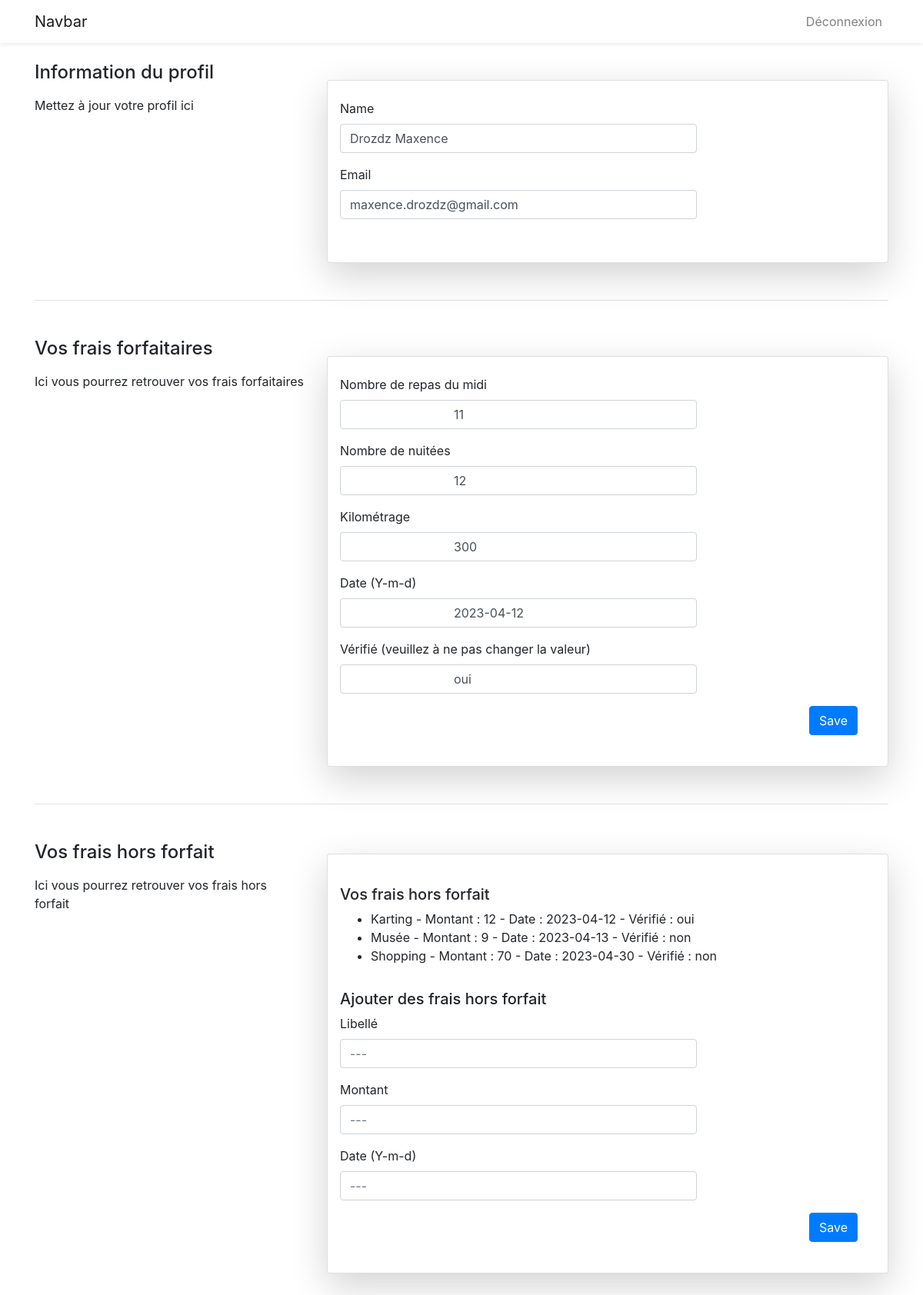
/projet/dist/profilVisiteur.php (signed in), run on the app's committed database.
### tables this page shows
CREATE TABLE `user` (
  `id_user` int(11) NOT NULL,
  `nom` varchar(45) NOT NULL,
  `prenom` varchar(45) NOT NULL,
  `mail` varchar(45) NOT NULL,
  `mdp` varchar(256) NOT NULL,
  `rang` int(45) NOT NULL
);

CREATE TABLE `frais_forfait` (
  `id_frais` int(11) NOT NULL,
  `repas_midi` int(11) NOT NULL DEFAULT 0,
  `nuitee` int(11) NOT NULL DEFAULT 0,
  `km` int(11) NOT NULL DEFAULT 0,
  `date` date DEFAULT NULL,
  `fk_user` int(11) NOT NULL,
  `verification` varchar(11) NOT NULL DEFAULT 'non'
);

CREATE TABLE `frais_hors_forfait` (
  `id_frais2` int(11) NOT NULL,
  `libelle` varchar(45) NOT NULL,
  `montant` int(11) NOT NULL,
  `date_hors_forfait` date NOT NULL,
  `fk_utilisateur` int(11) NOT NULL,
  `verif` varchar(45) NOT NULL DEFAULT 'non'
);

### projet/dist/bdd.php (called while the page is built, shortened)
<?php
function connectBdd() {
    $dsn = 'mysql:dbname=projet_remboursement;host=127.0.0.1';
    $user = 'root';
    $password = '';
    $dbh = new PDO($dsn, $user, $password);
    return $dbh;
}
function getUserByLogin($login) {
    $bdd = connectBdd();
    $req = $bdd->prepare("SELECT *  FROM user where mail = :mail");
    $req->execute(array(  ":mail" => $login ));
    return $req->fetch();
}
function getFraisForfaitById($idUser) {
    $bdd = connectBdd();
    $req = $bdd->prepare("SELECT *  FROM frais_forfait where fk_user = :fk_user");
    $req->execute(array(  ":fk_user" => $idUser ));
    return $req->fetch();
}
function getFraisHorsForfaitById($idUser) {
    $bdd = connectBdd();
    $req = $bdd->prepare("SELECT *  FROM frais_hors_forfait where fk_utilisateur = :fk_user");
    $req->execute(array(  ":fk_user" => $idUser ));
    return $req->fetchAll();
}

### projet/dist/profilVisiteur.php (the view, shortened to what this page needs)
<?php
require_once "bdd.php";
$user = getUserByLogin($_SESSION['mail']);
$fraisForfait = getFraisForfaitById($_SESSION['id_user']);
$fraisHorsForfait = getFraisHorsForfaitById($_SESSION['id_user']);
?>
<head>
      <link rel="stylesheet" href="https://stackpath.bootstrapcdn.com/bootstrap/4.5.2/css/bootstrap.min.css">
   </head>
   <body  style="min-height:90vh;">
      <div id="app">
         <nav class="navbar navbar-expand-md navbar-light bg-white shadow-sm">
            <div class="container">
               <a class="navbar-brand" href="#">
               Navbar
               </a>
               <div class="collapse navbar-collapse" id="navbarSupportedContent">
                  <ul class="navbar-nav ml-auto">
                     <li class="nav-item">
                        <a class="nav-link" href="deco.php">Déconnexion</a>
                     </li>
                  </ul>
               </div>
            </div>
         </nav>
         <main class="py-4">
            <div class="container">
               <div class="row justify-content-center">
                  <div class="col-lg-4">
                     <h4 class="pb-2">
                        Information du profil
                     </h4>
                     <span class="text-justify mb-3" style="padding-top:-3px;">Mettez à jour votre profil ici<br></span>
                  </div>
                  <div class="col-lg-8 text-center pt-2">
                     <div class="card py-4 mb-5 mt-md-3 bg-white rounded " style="box-shadow: 0 1rem 3rem rgba(0, 0, 0, 0.175)">
                        <form method ="POST" action="">
                            <div class="form-group px-3">
                              <label for="displayName" class="col-12 text-left pl-0">Name</label>
                              <input type="text" class="col-md-8 form-control" value ="<?php echo $user['nom']." ".$user['prenom'];?>" >
                              <label for="email" class="pt-3 col-12 text-left pl-0">Email</label>
                              <input type="email" class="col-md-8 form-control"  value="<?php echo $user['mail'];?>">
                            </div>
                        </form>
                     </div>
                  </div>
               </div>
               <div class="border-bottom border-grey"></div>
               <div class="row justify-content-center pt-5">
                  <div class="col-lg-4">
                     <h4 class="pb-2">
                     Vos frais forfaitaires</h4>
                     <span class="text-justify" style="padding-top:-3px;">Ici vous pourrez retrouver vos frais forfaitaires</span>
                  </div>
                  <div class="col-lg-8 text-center pt-2">
                     <div class="card py-4 mb-5 mt-md-3 bg-white rounded" style="box-shadow: 0 1rem 3rem rgba(0, 0, 0, 0.175)">
                        <form method="POST" action="">
                            <div class="form-group px-3">
                              <label for="repasmidi" class="col-12 text-left pl-0">Nombre de repas du midi</label>
                              <input type="input" id= "repasMidi" name="repasMidi" class="col-md-8 form-control" value="
                              <?php echo $fraisForfait['repas_midi']?>">
                              <label for="nuitee" class="pt-3 col-12 text-left pl-0">Nombre de nuitées</label>
                              <input type="input" id= "nuitee" name="nuitee" class="col-md-8 form-control"  value="
                              <?php echo $fraisForfait['nuitee']?>">
                              <label for="km" class="pt-3 col-12 text-left pl-0">Kilométrage</label>
                              <input type="input" id= "km" name="km"class="col-md-8 form-control"  value="
                              <?php echo $fraisForfait['km']?>">
                              <label for="date" class="pt-3 col-12 text-left pl-0">Date (Y-m-d)</label>
                              <input type="input" id= "date" name="date" class="col-md-8 form-control"value="
                              <?php echo $fraisForfait['date'];?>">
                              <label for="verif" class="pt-3 col-12 text-left pl-0">Vérifié (veuillez à ne pas changer la valeur)</label>
                              <input type="input" id= "verif" class="col-md-8 form-control"value="
                              <?php echo $fraisForfait['verification'];?>">
                            </div>
                            <div class="form-group row mb-0 mr-4">
                                <div class="col-md-8 offset-md-4 text-right">
                                    <button type="submit" class="btn btn-primary">Save</button>
                                </div>
                            </div>
                        </form>
                     </div>
                  </div>
               </div>
               <div class="border-bottom border-grey"></div>
               <div class="row justify-content-center pt-5">
                  <div class="col-lg-4">
                     <h4 class="pb-2">
                     Vos frais hors forfait</h4>
                     <span class="text-justify" style="padding-top:-3px;">Ici vous pourrez retrouver vos frais hors forfait</span>
                  </div>
                  <div class="col-lg-8 pt-0">
                     <div class="card py-4 mb-5 mt-md-3 bg-white rounded" style="box-shadow: 0 1rem 3rem rgba(0, 0, 0, 0.175)">
                        <form method="POST" action ="">
                        <div class="form-group px-3">
                           <h5 class="pt-3 col-12 text-left pl-0">Vos frais hors forfait</h5>
                           <ul>
                           <?php
                           foreach ($fraisHorsForfait as $f)
                               echo "<li>".$f['libelle']." - Montant : ".$f['montant']." - Date : ".$f['date_hors_forfait']." - Vérifié : ".$f['verif']."
                               </li>";
                              ?>
                           </ul>
                           <h5 class="pt-3 col-12 text-left pl-0">Ajouter des frais hors forfait</h5>
                           <label for="repasmidi" class="col-12 text-left pl-0">Libellé</label>
                              <input type="input" id= "libelle" name="libelle" class="col-md-8 form-control" placeholder="---">
                              <label for="nuitee" class="pt-3 col-12 text-left pl-0">Montant</label>
                              <input type="input" id= "montant" name="montant" class="col-md-8 form-control" placeholder="---">
                              <label for="km" class="pt-3 col-12 text-left pl-0">Date (Y-m-d)</label>
                              <input type="input" id= "date2" name="date2"class="col-md-8 form-control" placeholder="---">
                        </div>
                           <div class="form-group row mb-0 mr-4">
                                <div class="col-md-8 offset-md-4 text-right">
                                    <button type="submit" class="btn btn-primary">Save</button>
                                </div>
                        </form>
                     </div>
                  </div>
               </div>
            </div>
         </main>
      </div>
   </body>

### data on the page
user: nom+prenom "Drozdz Maxence", mail "maxence.drozdz@gmail.com"
frais_forfait: repasMidi "11", nuitee "12", km "300"
frais_hors_forfait: libelle "Karting", montant "12", date_hors_forfait "2023-04-12", verif "oui"
frais_hors_forfait: libelle "Musée", montant "9", date_hors_forfait "2023-04-13", verif "non"
frais_hors_forfait: libelle "Shopping", montant "70", date_hors_forfait "2023-04-30", verif "non"
